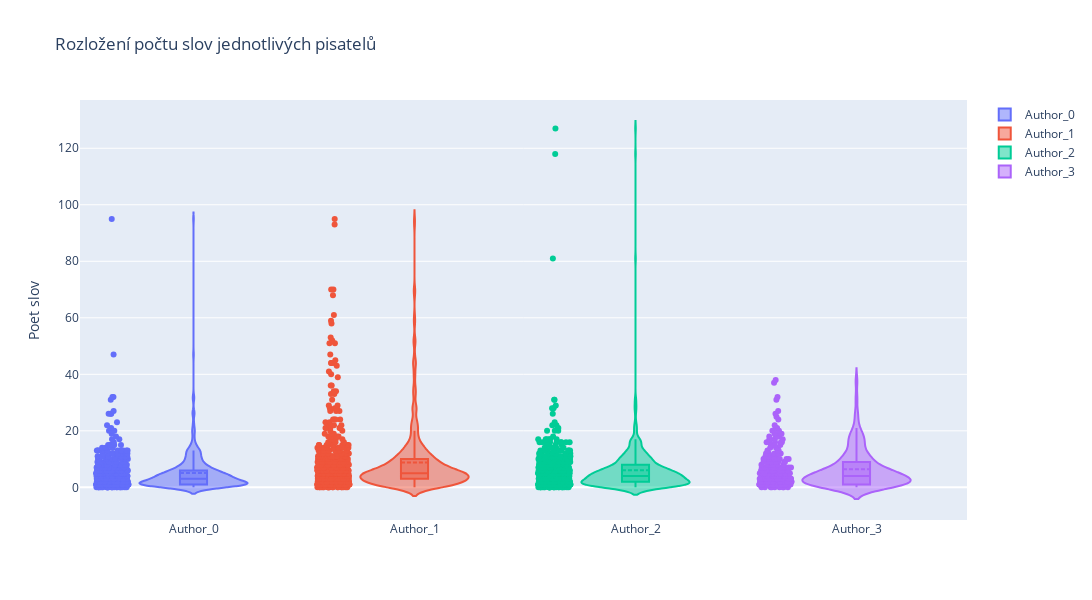

Notebook source saved alongside this figure:
### Code cell
display_messages_length_whisker_plots(messages_without_reactions, writers, names, True)

### Figure 1 — Plotly figure (JSON) as saved in the notebook; plotly's stock layout.template omitted (floating-point values rounded to 4 significant figures; data arrays with more than 128 entries replaced by an {"elided": "..."} marker saying what was removed)
{"data": [{"box": {"visible": true}, "meanline": {"visible": true}, "name": "Author_0", "points": "all", "type": "violin", "y": {"elided": "514 int values"}}, {"box": {"visible": true}, "meanline": {"visible": true}, "name": "Author_1", "points": "all", "type": "violin", "y": {"elided": "556 int values"}}, {"box": {"visible": true}, "meanline": {"visible": true}, "name": "Author_2", "points": "all", "type": "violin", "y": {"elided": "568 int values"}}, {"box": {"visible": true}, "meanline": {"visible": true}, "name": "Author_3", "points": "all", "type": "violin", "y": {"elided": "261 int values"}}], "layout": {"height": 600, "title": {"text": "Rozložení počtu slov jednotlivých pisatelů"}, "width": 1200, "yaxis": {"title": {"text": "Poet slov"}}}}
